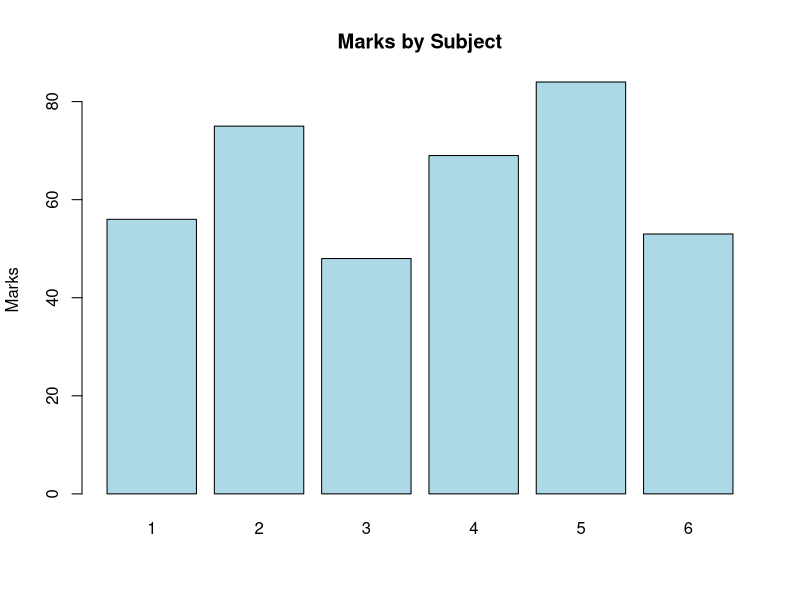

Here is the R script that generated this plot:
df <- data.frame(
  Subject = c(1, 2, 3, 4, 5, 6),
  Class = c(1, 2, 1, 2, 1, 2),
  Marks = c(56, 75, 48, 69, 84, 53)
)

print("Original Data Frame:")
print(df)

# Create a subset where Subject is less than 4

subset_subject <- subset(df, Subject < 4)

print("Subset where Subject is less than 4")
print(subset_subject)

# Create a subset where Subject is less than 3 and Class equals 2 using []

bracket_subset <- df[df$Subject < 3 & df$Class == 2, ]

print("Subset where Subject is less than 3 and Class equals 2:")
print(bracket_subset)

# Visualize

barplot(df$Marks, names.arg=df$Subject, col="lightblue", main="Marks by Subject", ylab="Marks")
